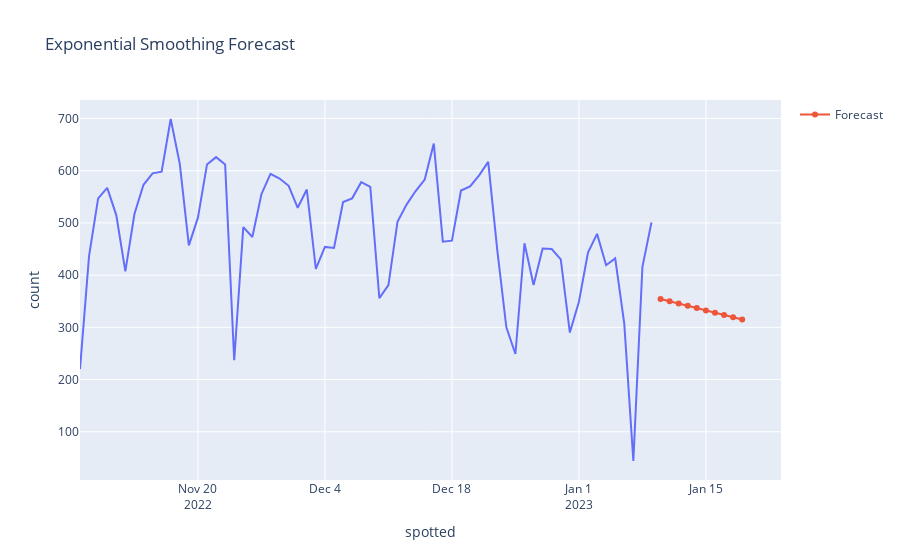

The code cell stored with this chart in its notebook:
### Code cell
#Visualing the forecast against historical values
fig = px.line(df_datecnt, x='spotted', y='count', title='Exponential Smoothing Forecast')
fig.add_scatter(x=df_forecast['date'], y=df_forecast['count_of_flights_flown'], mode='lines+markers', name='Forecast')
fig.show()
